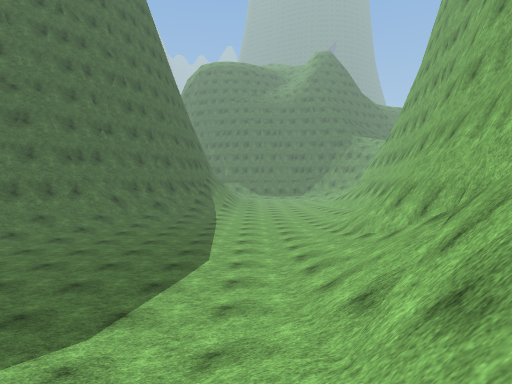
view 1 (above)

17 first-person views from a walk through a Unity game level. The camera is 1.3 m above the floor, tilts 2° down and sees 75° across. The floor is counted in squares, 1.8 m on a side. Each view is taken from the middle of a square. On the plan, view 1 faces up. The plan holds only what a view shows up to about 11 squares ahead; the rest is blank. The place goes on beyond the plan. The player is left out. Surface patterns are stand-ins for the level's own textures.

view 2
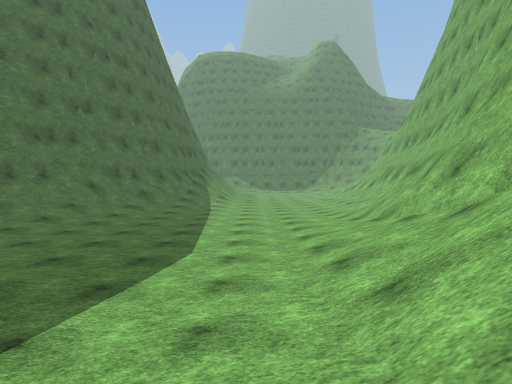

view 3
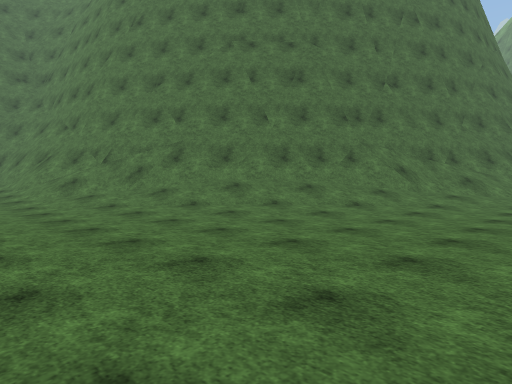

view 4
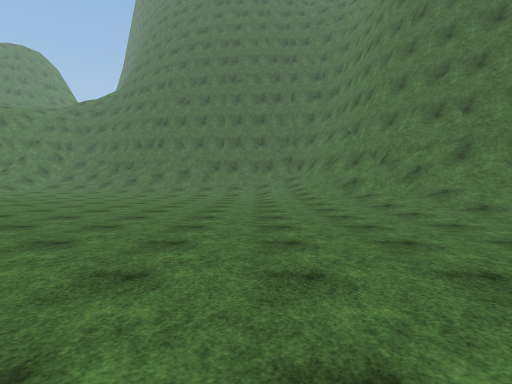

view 5
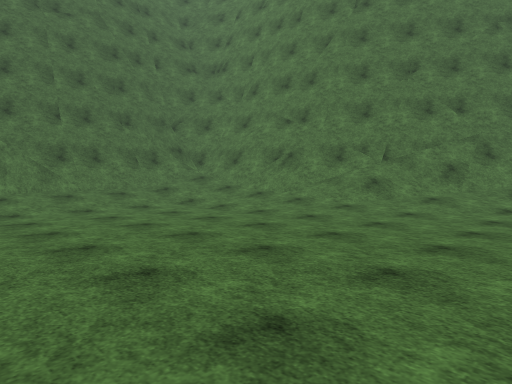

view 6
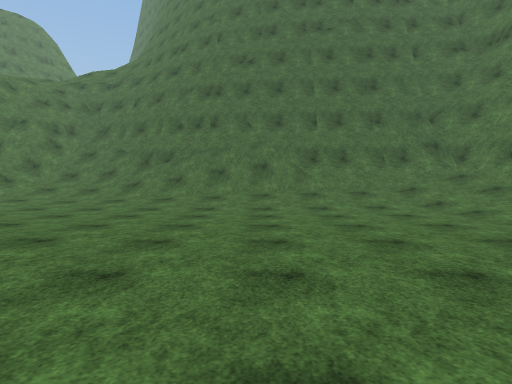

view 7
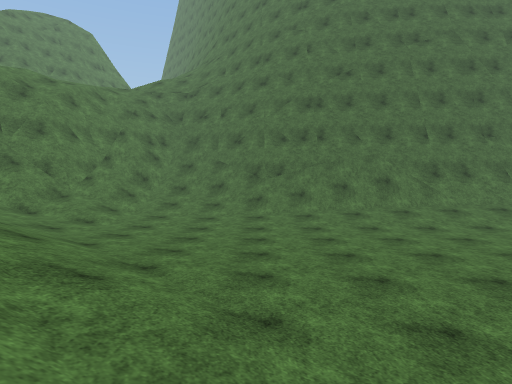

view 8
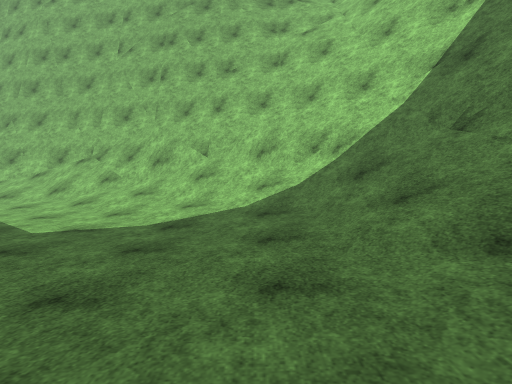

view 9
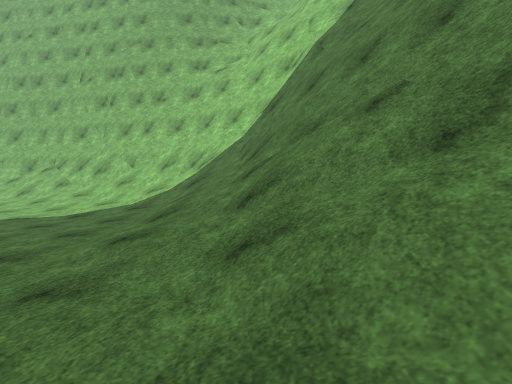

view 10
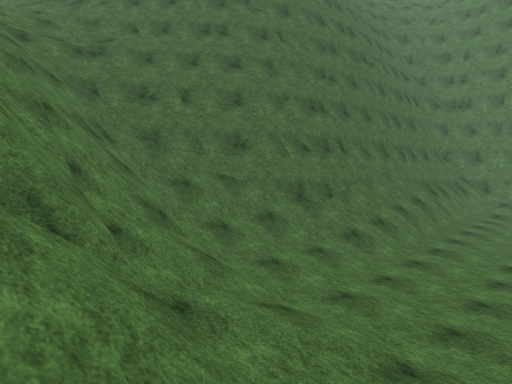

view 11
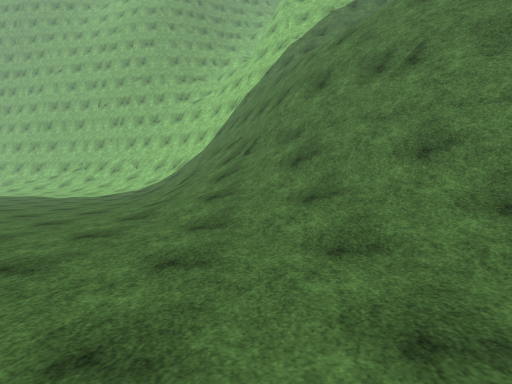

view 12
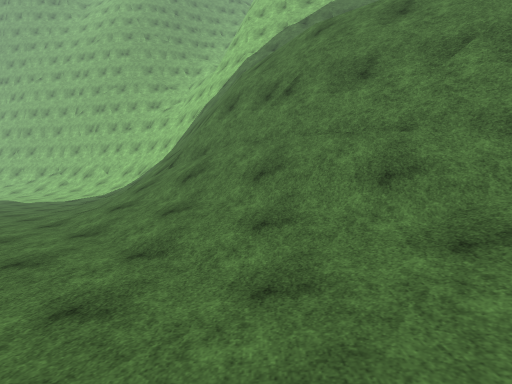

view 13
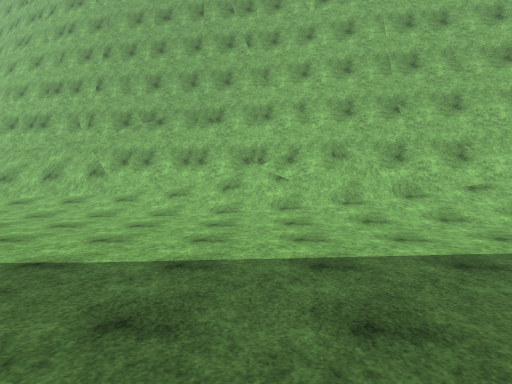

view 14
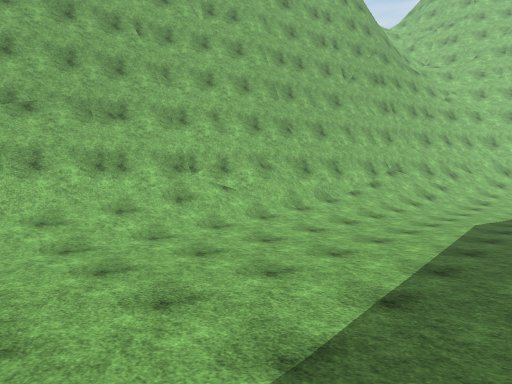

view 15
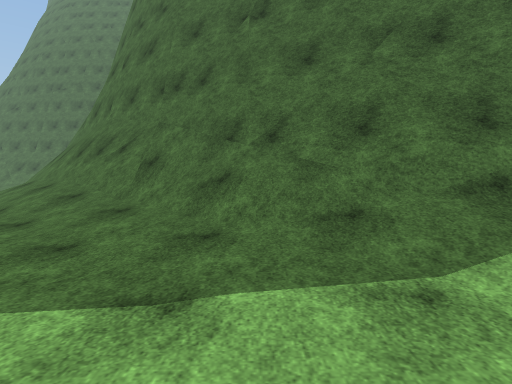

view 16
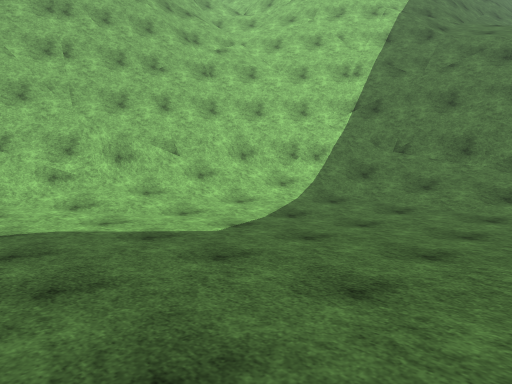

view 17
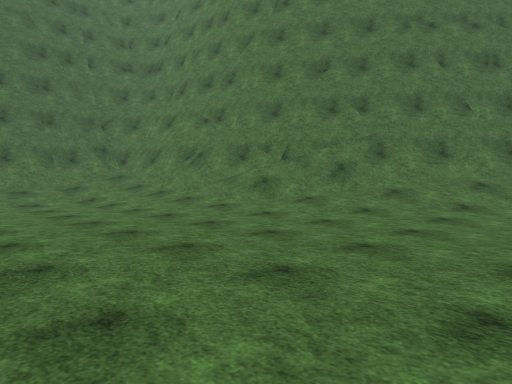

### Floor plan
Key: @ floor where view 1 was taken; # wall or solid block; . main floor; : floor 0.5 m higher than the main floor; + floor 0.75 m higher than the main floor; / step, stairs or slope; = window, fence, low wall or low ledge; v drop or lower ground.
Columns run from 29 left of view 1 to 6 right of it. Each row starts with its distance up from view 1.
 17                        ##//:....::/=
 16                       ##//::....::##
 15                       #///:.....:/#
 14                      ##=/:......//#
 13                     ###/:.......//#
 12                     ##//:......://#
 11                   ###//:.......://#
 10                 ####//:.......:://#
  9               ###/=//:........://##
  8             ####////:.........:+###
  7           ###==///::..........:/#
  6           #==///::............//#
  5          ##//::::............://#
  4          ##:................:://#
  3          #=:................://=#
  2         ##/:................////#
  1         #//:...............:///##
  0         #//:..............::/@##
 -1         #//:............:::///#
 -2        ##//:.........:::////=##
 -3        ##//:.......::/+/////###
 -4       ##//::.....://////######
 -5      ##///:.....://////#####
 -6   /v##///+::...:////####vv=#
 -7  //v#////+::.::////#vvvv//=v
 -8 ///##==/////::////#v/// //
 -9 ////##=/////:////#v///
-10    ///=####/////#v///
-11          #=////#vv//

Where each view was taken, in squares from view 1:
view 1: 0 up, 0 right, facing up
view 2: 2 up, 0 right, facing up
view 3: 4 up, 2 left, facing up-left
view 4: 4 up, 2 left, facing left
view 5: 1 down, 9 left, facing up-left
view 6: 0 up, 9 left, facing left
view 7: 4 down, 9 left, facing left
view 8: 1 down, 8 left, facing right
view 9: 4 down, 11 left, facing right
view 10: 11 down, 16 left, facing up-left
view 11: 6 down, 17 left, facing right
view 12: 8 down, 18 left, facing right
view 13: 12 up, 5 left, facing right
view 14: 17 up, 3 left, facing down-right
view 15: 16 up, 0 right, facing left
view 16: 5 up, 7 left, facing down-right
view 17: 1 up, 7 left, facing up-left
